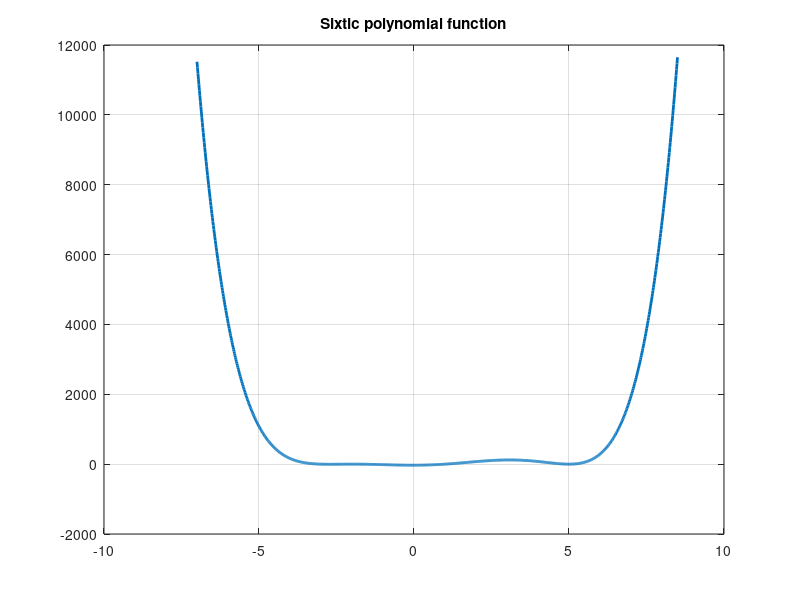
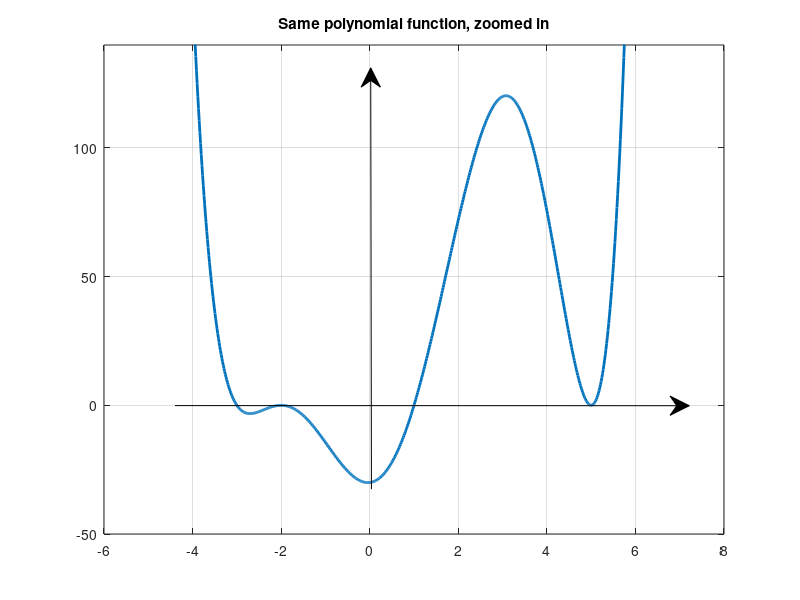
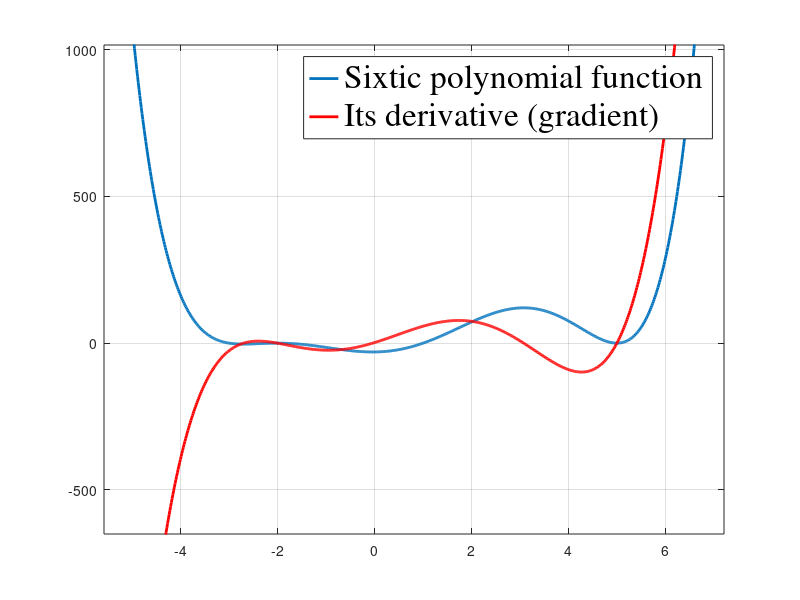

The MATLAB script that drew these images, in order: (Note: this script raises an error after producing the figures.)
% Script minimumOfASixticPolinomialUsingGD.m

% This function shows how to minimise a polynomial function
% using gradient descent.
%
% The gradient is computed using Matlab builtin function polyder.

% Marco Cococcioni, 15 October 2023

%% Crear all
close all
clc
clear

%% Parameters
eta = 0.0005;
num_iters = 1000;
num_iter_to_display = 50;

%% Minimise a 6-degree polynomial ('sixtic polynomial) function
% $$ P(x) = \frac{1}{10} (x^6 -4x^5 -26x^4 +56x^3 + 253x^2 + 20x -300) $$
% using Gradient Descent.
%
% All of its six roots are real numbers:  [-3, -2, -2, 1, 5, 5]
%

% ans = 1
% conv(ans,[1 3])   % adds the root -3
% conv(ans,[1 2])   % adds the root -2
% conv(ans,[1 2])   % adds the root -2
% conv(ans,[1 -1])  % adds the root 1
% conv(ans,[1 -5])  % adds the root 5
% conv(ans,[1 -5])  % adds the root 5
%
% Now ans is equal to [ 1    -4   -26    56   253    20  -300]
     
% https://www.youtube.com/watch?app=desktop&v=Y5S9eIBh0GA

sixtic_pol = 1/10 * [1    -4   -26    56   253    20  -300]; 

% NB: In Matlab a polynomial function is modeled by
% a vector of coefficients. Then polyval allows to evaluate
% the polynomial function on a specific point (or vector of points)

m = 1000;
x = linspace(-7,8.5,m);
y = polyval(sixtic_pol, x);
figure('name','Sixtic polynomial function')
plot(x,y,'linewidth',2)
grid on
title('Sixtic polynomial function')

figure('name','Same polynomial function, zoomed in');
plot(x,y,'linewidth',2)
grid on
set(gca,'xlim',[-6,8]);
set(gca,'ylim',[-50,140]);
title('Same polynomial function, zoomed in');

abscissa_arrow = annotation(gcf,'arrow',[0.21875 0.861607142857143],...
    [0.324 0.323809523809524]);
ordinate_arrow = annotation(gcf,'arrow',[0.464285714285714 0.463392857142857],...
    [0.184714285714286 0.886904761904762]);
drawnow

%% let us now compute the first derivative (i.e., the gradient)

grad = polyder(sixtic_pol);
figure
plot(x,y,'linewidth',2)
grid on
set(gca,'nextplot','add');
plot(x, polyval(grad,x),'-r','linewidth',2)
legend('Sixtic polynomial function','Its derivative (gradient)','fontname','times','fontsize',24);
set(gca,'xlim',[-5.5814    7.2100],'ylim',[-650.015 1015.517]);

%% Roots of the gradient (position of relative minima/maxima)
% [ -2.70349253  -2  -0.04007195  3.07689781  5 ]
location_of_local_minima_and_maxima = roots(grad);
  
%% In particular, the location of the absolute minimum is located in x = -0.04007195
% where the function values y = -30.03988514

x0 = -6; % will converge to x = -2.70349253 (the first local minimum from the left)
[x_his, pol_his] = minimization_using_GD(sixtic_pol, x0, grad, eta, num_iters);
displayIterations(x_his, pol_his, num_iter_to_display,x0);


x0 = +8; % will converge to x = +5 (the first local minimum from the right)
[x_his, pol_his] = minimization_using_GD(sixtic_pol, x0, grad, eta, num_iters);
displayIterations(x_his, pol_his, num_iter_to_display,x0);


x0 = +2; % will converge to x = -0.00 (tre true absolute minimum)
[x_his, pol_his] = minimization_using_GD(sixtic_pol, x0, grad, eta, num_iters);
displayIterations(x_his, pol_his, num_iter_to_display,x0);

function [x_history, pol_history] = minimization_using_GD(pol, x0, grad, eta, num_iters)

% Initialize x_history and pol_history
x_history = zeros(num_iters+1, 1);   % history of x values
x_history(1) = x0;
pol_history = zeros(num_iters+1, 1); % history of values of the polynomial function evaluated at x values
pol_history(1) = polyval(pol, x0);

old_x = x0;
% Gradient descent loop
for k = 1:num_iters
    new_x = old_x - eta * polyval(grad,old_x);
    old_x = new_x;
    x_history(k+1) = new_x;
    pol_history(k+1) = polyval(pol, new_x);
end
end

function displayIterations(x_his, pol_his, num_iter_to_display, x0)
fprintf('\n\nDisplaying the first %d and the latest %d iterations\nwhen starting from x0=%g\n',num_iter_to_display, num_iter_to_display, x0);
for i=1:num_iter_to_display+1
    fprintf('it:%3d  x:%5.5f  pol(x):%5.5f\n',i-1, x_his(i), pol_his(i));
end
fprintf('...\n');
for i=length(x_his)-num_iter_to_display+1:length(x_his)
    fprintf('it:%4d  x:%5.5f  pol(x):%5.5f\n',i-1, x_his(i), pol_his(i));
end
end
